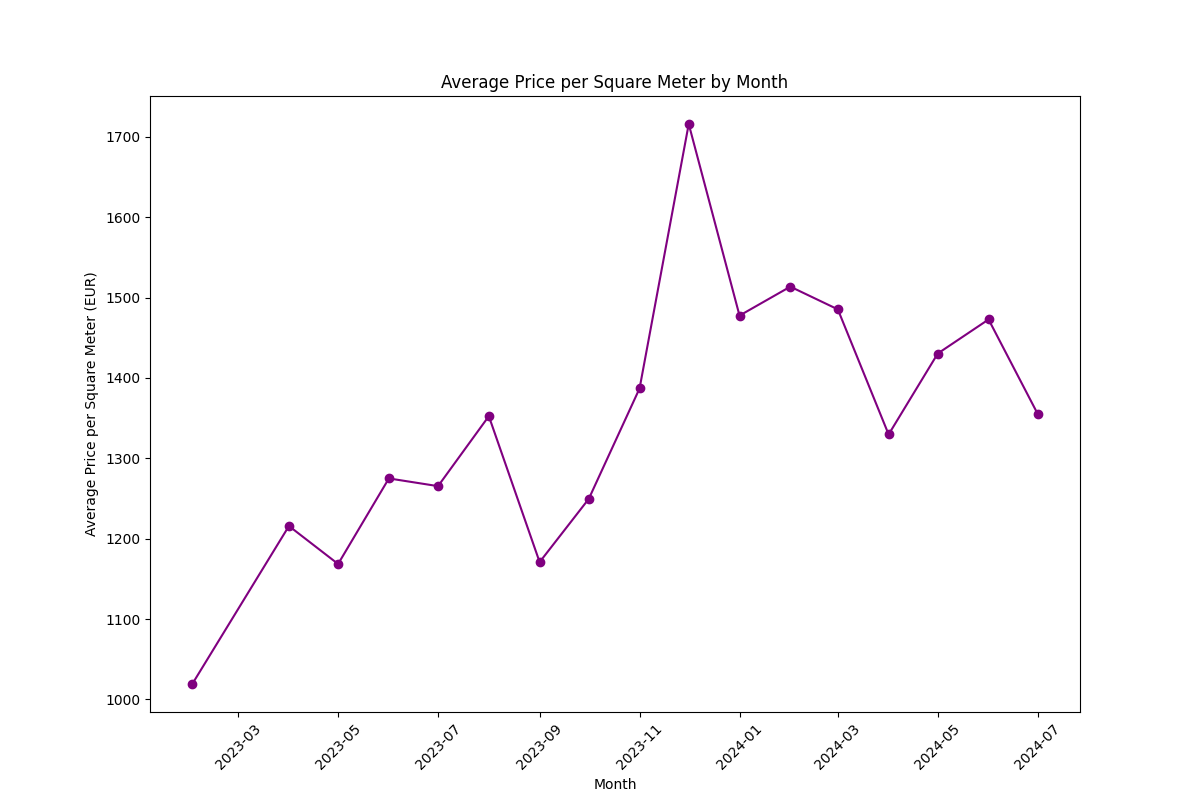

Python code for this plot:
import sqlite3
import pandas as pd
import matplotlib.pyplot as plt

# Connect to the SQLite database
conn = sqlite3.connect('merrjep.db') 

# Write the SQL query to select specific columns
query = """
SELECT Date, Surface, Price FROM Listings 
WHERE Type = 'Shitet' AND Currency = 'EUR' AND 
Price > 4000 AND Price < 2000000 AND
Surface > 45 AND Surface < 999
Group by Surface, Price 
ORDER BY Date
"""

# Use pandas to read the data into a DataFrame
df = pd.read_sql_query(query, conn)

# Close the connection
conn.close()

# Display the first few rows of the DataFrame
print(df.head())

# Convert the Date column to datetime
df['Date'] = pd.to_datetime(df['Date'], format='%d-%m-%Y')

# Create a new column for Price per square meter
df['Pricepersqm'] = df['Price'] / df['Surface']

# Group data by month and calculate average Price per square meter
df['Month'] = df['Date'].dt.to_period('M')
monthly_avg = df.groupby('Month')['Pricepersqm'].mean().reset_index()

# Convert Period to datetime for plotting
monthly_avg['Month'] = monthly_avg['Month'].dt.to_timestamp()

# Plot the results
plt.figure(figsize=(12, 8))
plt.plot(monthly_avg['Month'], monthly_avg['Pricepersqm'], marker='o', linestyle='-', color='purple')

# Adding title and labels
plt.title('Average Price per Square Meter by Month')
plt.xlabel('Month')
plt.ylabel('Average Price per Square Meter (EUR)')
plt.xticks(rotation=45)
plt.tight_layout()
plt.grid()

plt.savefig('price_trends.png')
plt.show()

